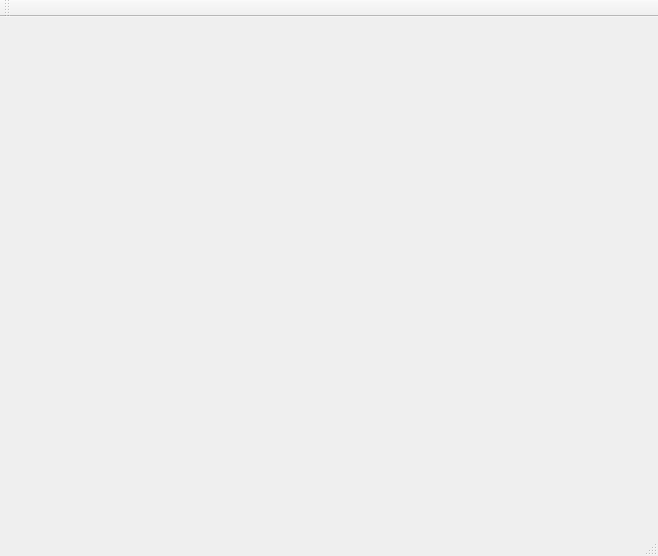
<?xml version="1.0" encoding="UTF-8"?>
<ui version="4.0">
 <class>MainWindow</class>
 <widget class="QMainWindow" name="MainWindow">
  <property name="geometry">
   <rect>
    <x>0</x>
    <y>0</y>
    <width>658</width>
    <height>556</height>
   </rect>
  </property>
  <property name="sizePolicy">
   <sizepolicy hsizetype="Expanding" vsizetype="Expanding">
    <horstretch>0</horstretch>
    <verstretch>0</verstretch>
   </sizepolicy>
  </property>
  <property name="windowTitle">
   <string>MainWindow</string>
  </property>
  <widget class="QWidget" name="centralWidget">
   <property name="sizePolicy">
    <sizepolicy hsizetype="Expanding" vsizetype="Expanding">
     <horstretch>0</horstretch>
     <verstretch>0</verstretch>
    </sizepolicy>
   </property>
   <layout class="QHBoxLayout" name="horizontalLayout_3">
    <item>
     <widget class="GLWidget" name="widget" native="true">
      <property name="sizePolicy">
       <sizepolicy hsizetype="Minimum" vsizetype="Minimum">
        <horstretch>102</horstretch>
        <verstretch>0</verstretch>
       </sizepolicy>
      </property>
     </widget>
    </item>
   </layout>
  </widget>
  <widget class="QMenuBar" name="menuBar">
   <property name="geometry">
    <rect>
     <x>0</x>
     <y>0</y>
     <width>658</width>
     <height>23</height>
    </rect>
   </property>
  </widget>
  <widget class="QToolBar" name="mainToolBar">
   <attribute name="toolBarArea">
    <enum>TopToolBarArea</enum>
   </attribute>
   <attribute name="toolBarBreak">
    <bool>false</bool>
   </attribute>
  </widget>
  <widget class="QStatusBar" name="statusBar"/>
 </widget>
 <layoutdefault spacing="6" margin="11"/>
 <customwidgets>
  <customwidget>
   <class>GLWidget</class>
   <extends>QWidget</extends>
   <header>glwidget.h</header>
   <container>1</container>
  </customwidget>
 </customwidgets>
 <resources/>
 <connections/>
</ui>
